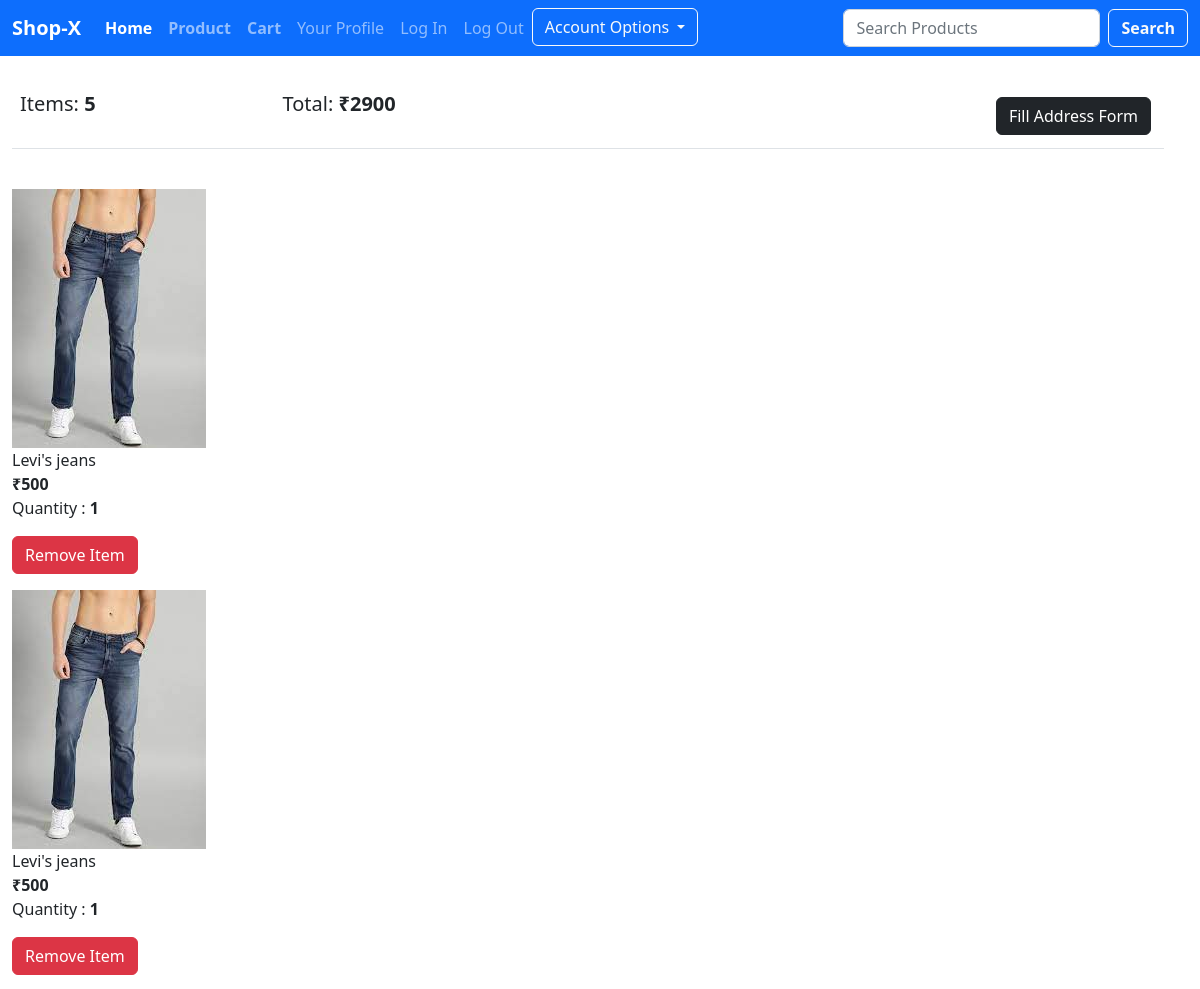
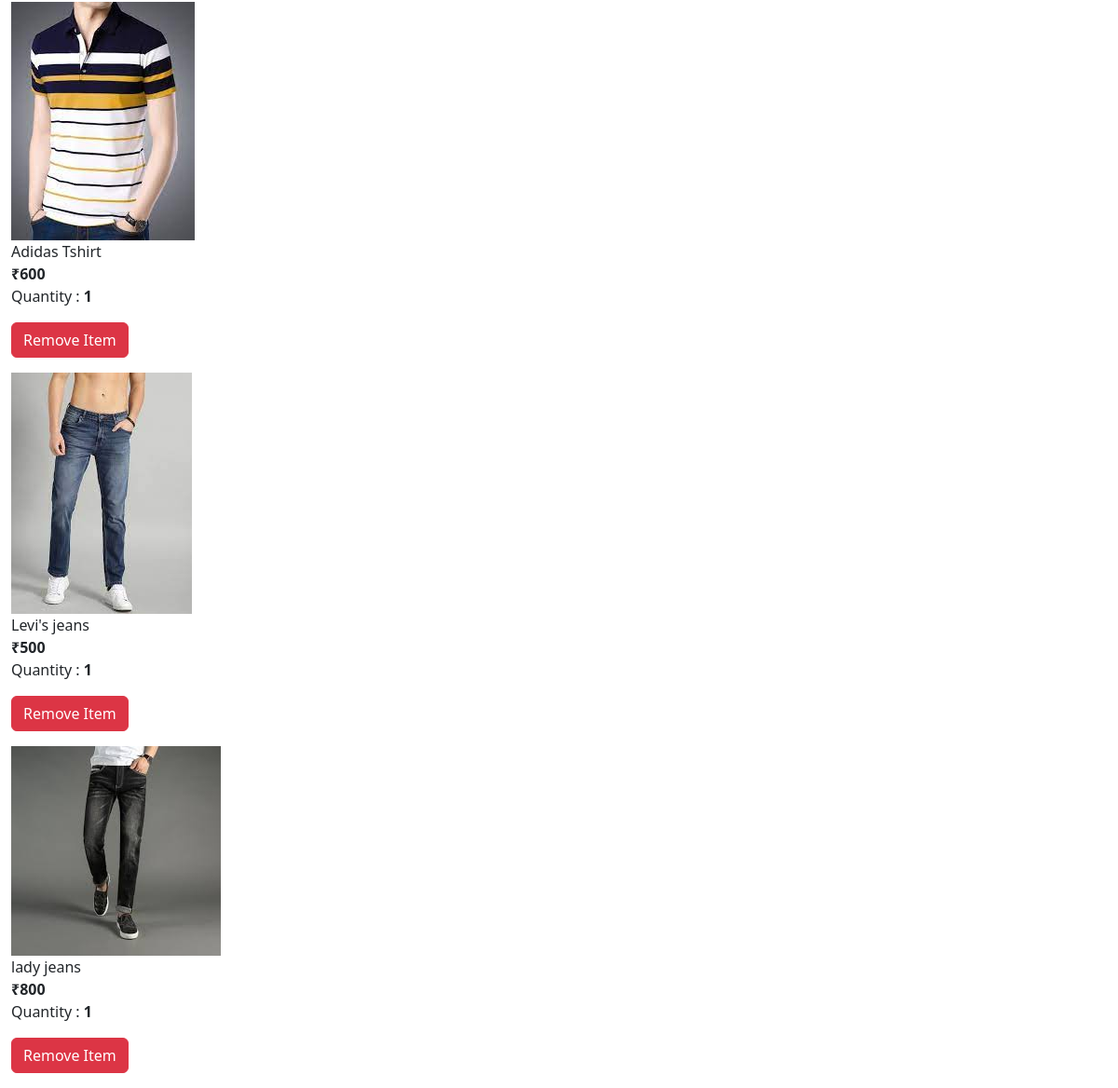
The app's page /show-cart/ (signed in) with its own data (2 pictures, top to bottom).
### home/models.py (models this page shows, shortened)
class Cart(models.Model):
    user =models.ForeignKey(User,on_delete=models.CASCADE)
    ordered = models.BooleanField(default=False)
    total_price =models.IntegerField(null=True,blank=True)

class CartItem(models.Model):
    user = models.ForeignKey(User,on_delete=models.CASCADE)
    cart = models.ForeignKey(Cart,on_delete=models.CASCADE)
    product = models.ForeignKey(Product,on_delete=models.CASCADE)
    quantity = models.IntegerField(default=1)
    price = models.IntegerField()
    is_ordered = models.BooleanField(default=False)

class Product(models.Model):
    product_name =models.CharField(max_length=200)
    image = models.ImageField(upload_to='products')
    price = models.CharField(max_length=200)
    detail = models.TextField()
    slug = models.SlugField(unique=True,max_length=200)
    category = models.ForeignKey(Category,on_delete=models.CASCADE)

### home/views.py (the view)
# urls.py: path('show-cart/',show_cart,name='show_cart'),
@login_required(login_url="/login")
def show_cart(request):
    user = request.user
    cart = Cart.objects.filter(user=user,ordered=False).first()
    cart_items = CartItem.objects.filter(user=user,cart=cart)
    total_price = 0
    for items in cart_items:
        total_price += items.price
    cart.total_price = total_price
    cart.save()
    return render(request, 'cart.html',{'cart_items':cart_items,'cart':cart})

### templates/cart.html (shortened to what this page needs)
{% include 'base.html' %}
{% block body %}
<div class="container-fluid row">
    <div class="col-lg-12">
        <div class="box-element mt-4">
            <table class="table">
                <tr>
                    <th>
                        <h5>Items: <strong>{{cart_items.count}}</strong></h5>
                    </th>
                    <th>
                        <h5>Total: <strong>₹{{cart.total_price}}</strong></h5>
                    </th>
                    <th><a href="/address" class="btn btn-dark" style="float: right; margin: 5px;">Fill Address Form</a>
                    </th>
                </tr>
            </table>
        </div>
<br>
        {% for item in cart_items %}
            <div class="row-col">
                <div style="flex: 2;"><img class="row-image" src="/media/{{item.product.image}}" alt=""></div>
                <div style="flex: 2;">{{item.product.product_name}}</div>
                <div style="flex: 1;"><b>₹{{item.product.price}}</b></div>
                <div style="flex: 1;">
                <p class="quantity">Quantity : <b>{{item.quantity}}</b></p>
                <a href="/remove-cart/{{item.id}}/" class="btn btn-danger mb-3">Remove Item</a>
                </div>
            </div>
        {% endfor %}
        </div>
    </div>
{% endblock body %}

### records on screen
Cart: total_price "2900"
CartItem: product.image (picture), product.product_name "Levi's jeans", product.price "500", quantity "1"
CartItem: product.image (picture), product.product_name "Levi's jeans", product.price "500", quantity "1"
CartItem: product.image (picture), product.product_name "Adidas Tshirt", product.price "600", quantity "1"
CartItem: product.image (picture), product.product_name "Levi's jeans", product.price "500", quantity "1"
CartItem: product.image (picture), product.product_name "lady jeans", product.price "800", quantity "1"

### other values on screen
{{ cart_items.count }} "5"
